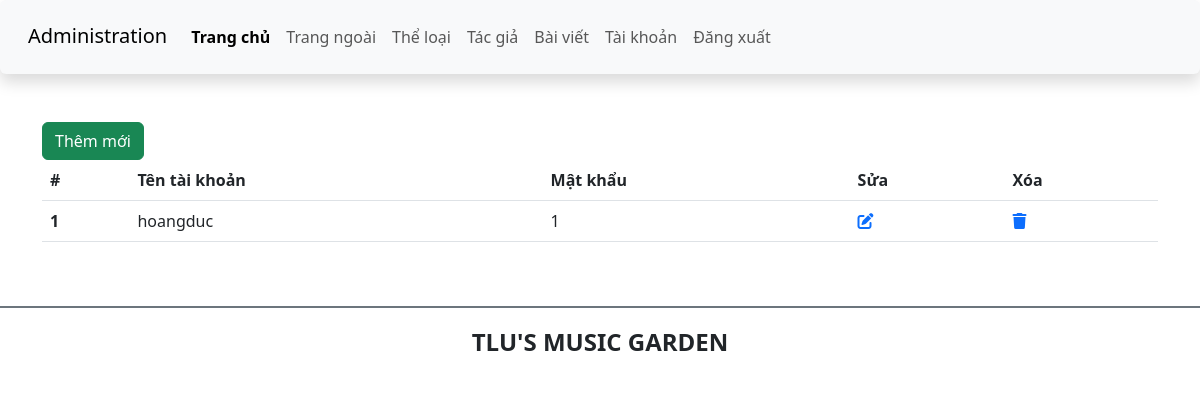
The app's page /index.php?controller=member&action=account (signed in) with its own data.
### tables this page shows
CREATE TABLE `users` (
  `username` varchar(255) NOT NULL,
  `password` varchar(255) NOT NULL,
  `id` int(11) NOT NULL
);

### controllers/MemberController.php (called while the page is built, shortened)
<?php
include("services/MemberService.php");
class MemberController{
    public function account(){
        $memberService = new MemberService();
        $accounts = $memberService->getAllAccount();
        include("views/member/account.php");
    }
}

### index.php (called while the page is built, shortened)
<?php
$action     = isset($_GET['action'])?       $_GET['action']:'index';
$myObj = new $controller();
$myObj->$action();

### services/MemberService.php (called while the page is built, shortened)
<?php
class MemberService{
    public function getAllAccount(){
       $dbConn = new DBConnection();
       $conn = $dbConn->getConnection();
        $sql = "select * from users;";
        $stmt = $conn->prepare($sql);
        $stmt->execute();
        $accounts = $stmt->fetchAll();
        return $accounts;
    }
}

### configs/functions.php (called while the page is built, shortened)
<?php
function html_escape($text): string
{
    $text = $text ?? '';
    return htmlspecialchars($text, ENT_QUOTES, 'UTF-8', false);
}

### views/member/account.php (the view, shortened to what this page needs)
<?php require_once 'views/includes/header_admin.php';
include("configs/functions.php");
?>
    <main class="container mt-5 mb-5">
        <div class="row">
            <div class="col-sm">
                <a href="?controller=member&action=add" class="btn btn-success">Thêm mới</a>
                <table class="table">
                    <thead>
                        <tr>
                            <th scope="col">#</th>
                            <th scope="col">Tên tài khoản</th>
                            <th scope="col">Mật khẩu</th>
                            <th>Sửa</th>
                            <th>Xóa</th>
                        </tr>
                    </thead>
                    <tbody>
                    <?php foreach ($accounts as $account) { ?>
                        <tr>
                            <th scope="row"><?= html_escape($account['id']) ?></th>
                            <td><?= html_escape($account['username']) ?></td>
                            <td><?= html_escape($account['password']) ?></td>
                            <td>
                                <a href="edit_author.php?id=<?= $account['id'] ?>"><i class="fa-solid fa-pen-to-square"></i></a>
                            </td>
                            <td>
                                <a href="delete_author.php?id=<?= $account['id'] ?>"><i class="fa-solid fa-trash"></i></a>
                            </td>
                        </tr>
                        <?php } ?>
                    </tbody>
                </table>
            </div>
        </div>
    </main>
    <footer class="bg-white d-flex justify-content-center align-items-center border-top border-secondary  border-2" style="height:80px">
        <h4 class="text-center text-uppercase fw-bold">TLU's music garden</h4>
    </footer>
</body>
</html>

### records on screen
users: id "1", username "hoangduc", password "1"
